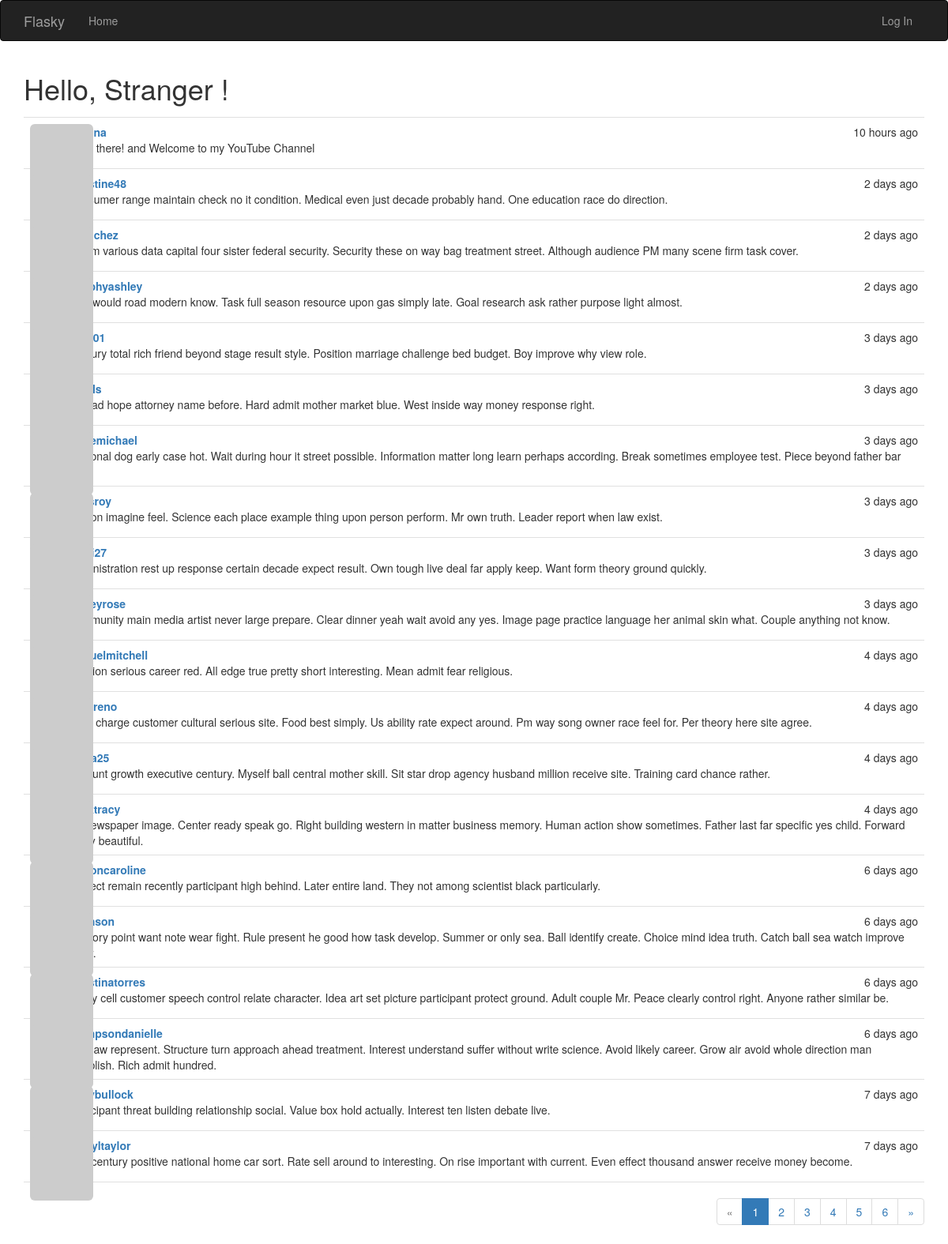
Before: / with the older database file.
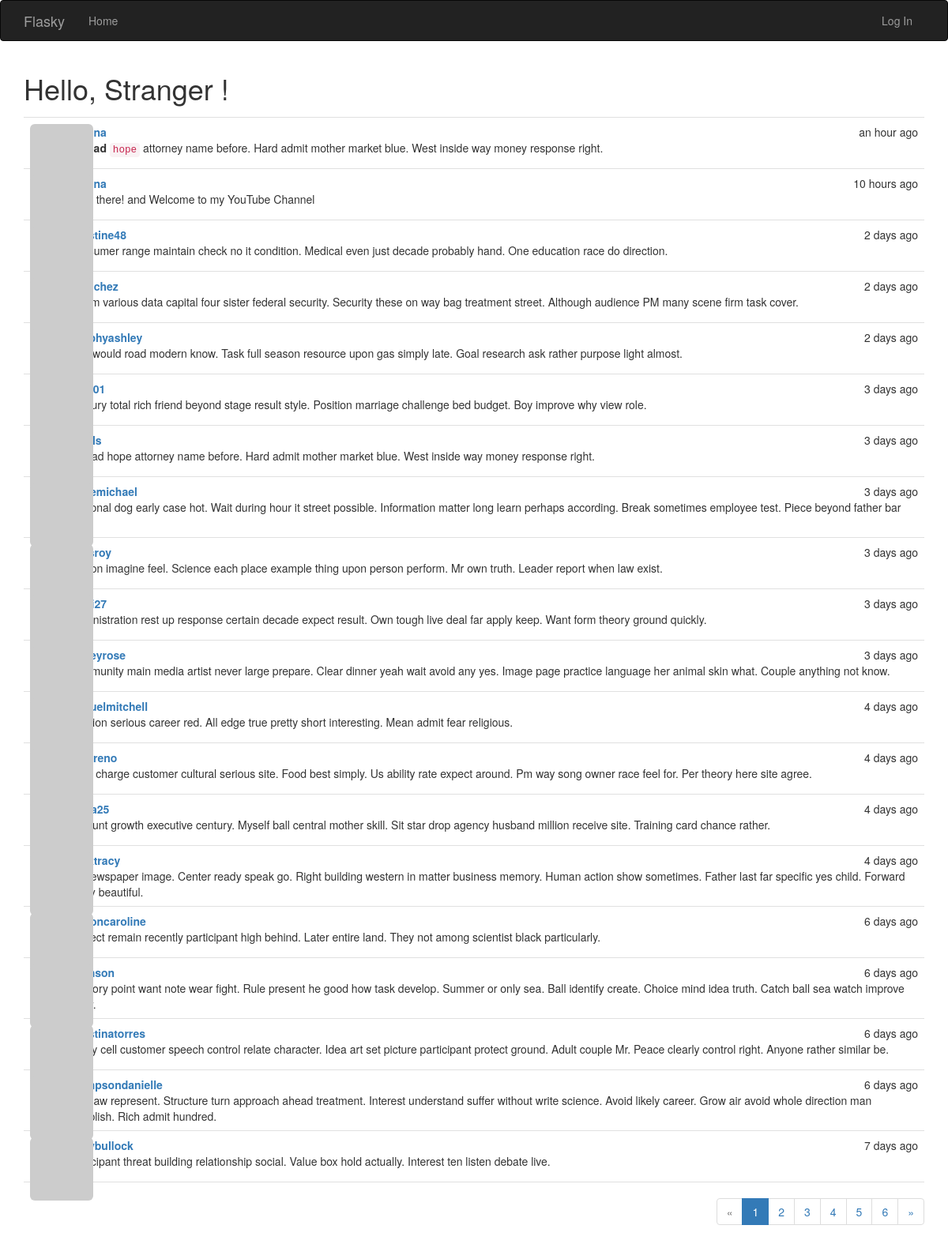
After: the same page with the newer database file.
### app/models.py (models this page shows, shortened)
class Post(db.Model):
    __tablename__ = 'posts'
    id = db.Column(db.Integer, primary_key=True)
    body = db.Column(db.Text)
    body_html = db.Column(db.Text)
    timestamp = db.Column(db.DateTime, index=True, default=datetime.utcnow)
    author_id = db.Column(db.Integer, db.ForeignKey('users.id'))

class User(UserMixin, db.Model):
    __tablename__ = 'users'
    id = db.Column(db.Integer, primary_key=True)
    email = db.Column(db.String(64), unique=True, index=True)
    username = db.Column(db.String(64), unique=True, index=True)
    password_hash = db.Column(db.String(128))
    role_id = db.Column(db.Integer, db.ForeignKey('roles.id'))
    confirmed = db.Column(db.Boolean, default=False)
    name = db.Column(db.String(64))
    location = db.Column(db.String(64))
    about_me = db.Column(db.Text())
    member_since = db.Column(db.DateTime(), default=datetime.utcnow)
    last_seen = db.Column(db.DateTime(), default=datetime.utcnow)
    avatar_hash = db.Column(db.String(32))
    posts = db.relationship('Post', backref='author', lazy='dynamic')
    @property
    def password(self):
        raise AttributeError('password is not a readable attribute')
    def gravatar(self, size=100, default='identicon', rating='g'):
        if request.is_secure:
            url = 'https://secure.gravatar.com/avatar'
        else:
            url = 'https://gravatar.com/avatar'
        hash = hashlib.md5(self.email.lower().encode('utf-8')).hexdigest()
        return '{url}/{hash}?s={size}&d={default}&r={rating}'.format(
            url=url, hash=hash, size=size, default=default, rating=rating)

### app/main/views.py (the view)
@main.route('/', methods=['GET', 'POST'])
def index():
    form = PostForm()
    if current_user.can(Permission.WRITE) and form.validate_on_submit():
        post = Post(body=form.body.data,
                    author=current_user._get_current_object())
        db.session.add(post)
        db.session.commit()
        return redirect(url_for('.index'))
    page = request.args.get('page', 1, type=int)
    pagination = Post.query.order_by(Post.timestamp.desc()).paginate(
        page=page, per_page=current_app.config['FLASKY_POSTS_PER_PAGE'],
        error_out=False)
    posts = pagination.items
    return render_template('index.html', form=form, posts=posts,
                           pagination=pagination)

### app/auth/views.py (called while the page is built)
@auth.before_app_request
def before_request():
    if current_user.is_authenticated:
        current_user.ping()
        if not current_user.confirmed \
                and request.endpoint \
                and request.blueprint != 'auth' \
                and request.endpoint != 'static':
            return redirect(url_for('auth.unconfirmed'))

### app/main/__init__.py (called while the page is built)
@main.app_context_processor
def inject_permissions():
    return dict(Permission=Permission)

### app/models.py (called while the page is built)
    def can(self, permissions):
        return False

### app/templates/index.html (shortened to what this page needs)
{% extends "base.html" %}
{% import "bootstrap/wtf.html" as wtf %}
{% import "_macros.html" as macros %}
{% block page_content %}
<div>
    <h1>
        Hello,
        {% if current_user.is_authenticated %}
            {{ current_user.username }}
        {% else %}
            Stranger
        {% endif %}!
    </h1>
</div>
{% include '_posts.html' %}
{% if pagination %}
<div class="pagination">
    {{ macros.pagination_widget(pagination, '.index') }}
</div>
{% endif %}
{% endblock %}

### app/templates/_posts.html
<ul class="posts">
    {% for post in posts %}
    <li class="post">
        <div class="post-thumbnail">
            <a href="{{ url_for('.user', username=post.author.username) }}">
                <img class="img-rounded profile-thumbnail"
                    src="{{ post.author.gravatar(size=40) }}">
            </a>
        </div>
        <div class="post-content">
            <div class="post-date">{{ moment(post.timestamp).fromNow() }}</div>
            <div class="post-author">
                <a href="{{ url_for('.user', username=post.author.username) }}">
                    {{ post.author.username }}
                </a>
            </div>
            <div class="post-body">
                {% if post.body_html %}
                    {{ post.body_html | safe }}
                {% else %}
                    {{ post.body }}
                {% endif %}
            </div>
        </div>
    </li>
    {% endfor %}
</ul>

Changed rows visible on the page:
no longer on this page (row unchanged): Post: timestamp "7 days ago", author.username "cheryltaylor", body "Dog century positive national home car sort. Rate sell around to interesting. On rise important with current. Even effect thousand answer receive money become."
added Post: timestamp "an hour ago", body_html "hope attorney name before. Hard admit mother market blue. West inside way money response right."
